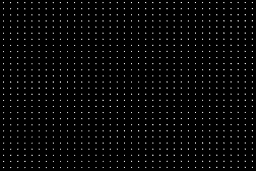
#> input picture Kernel3G.png, 256 x 171 px, shrunk from 2808 x 1872 before the run, given in place of GroundTruth1_1_1.jpg, which was not available
$ python main.py   (older library calls are emulated)
#> lines starting #> are read from the running program, lines starting #| are printed output that depends on the picture; after the words box and inside, x2 and y2 are one past the last pixel; in counts of white or black regions, pixels touching at a corner belong together; long printed decimals are rounded; pictures that were not available may be replaced by others from this repository, and a replacement may not be noted
import argparse
import numpy as np
import matplotlib.pyplot as plt
from skimage.measure import compare_ssim as ssim
import cv2


def psnr(img1, img2):
    mse = np.mean((img1 - img2)**2)
    if mse == 0:
        return 100
    PIXEL_MAX = 255.0
    return 20 * np.log10(PIXEL_MAX / np.sqrt(mse))

# [15 lines left out: function full_inverse, not called in this run]

def truncated_inverse(r):
    dist_matrix = np.zeros((2*img_rows, 2*img_cols))
    for i in range(2*img_rows):
        for j in range(2*img_cols):
            if ((i-img_rows)**2 + (j-img_cols)**2) < r**2:
                dist_matrix[i][j] = 1
    for channel in range(num_channels):
        G = np.fft.fftshift(np.fft.fft2(blurred_img[:, :, channel], (2*img_rows, 2*img_cols)))
        H = np.fft.fftshift(np.fft.fft2(kernel, (2*img_rows, 2*img_cols)))
        H = H / 255.0
        F_hat[:, :, channel] = G * dist_matrix / H
        a = np.nan_to_num(F_hat[:, :, channel])
        f_hat[:, :, channel] = np.real(np.fft.ifft2(np.fft.ifftshift(a)))

    out_image = f_hat[:img_rows, :img_cols, :]
    out_image = np.abs(out_image)
    max_val = np.max(out_image)
    out_image = out_image / max_val
    out_image = (out_image * 255.0).astype(np.uint8)
    return out_image

# [33 lines left out: functions wiener, constrained_least_squares, not called in this run]


parser = argparse.ArgumentParser()
parser.add_argument("-a", "--algo", help="full_inv/trunc_inv/wiener", type=str)
parser.add_argument("-p", "--parameter", help="parameter for different methods", type=float)
args = parser.parse_args()

original_img = cv2.imread("images/GroundTruth1_1_1.jpg")
#> original_img is the input picture: shape (171, 256, 3); min 0, max 15, mean 0.399
original_img = cv2.cvtColor(original_img, cv2.COLOR_BGR2RGB)

bgr_img = cv2.imread('images/Blurry1_1.jpg')
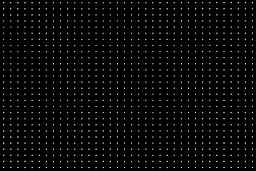
#> input picture Kernel4G.png, 256 x 171 px, shrunk from 2808 x 1872 before the run, given in place of Blurry1_1.jpg, which was not available
#> bgr_img is the input picture: shape (171, 256, 3); min 0, max 21, mean 0.6
img_rows, img_cols, num_channels = bgr_img.shape
#> img_rows = 171; img_cols = 256; num_channels = 3
blurred_img = cv2.cvtColor(bgr_img, cv2.COLOR_BGR2RGB)

kernel = cv2.imread('Kernel1G_SingleTile.png', 0)
#> kernel: shape (171, 256); min 0, max 21, mean 0.6
F_hat = np.zeros(shape=(2*img_rows, 2*img_cols, num_channels), dtype=np.complex64)
f_hat = np.zeros((2*img_rows, 2*img_cols, num_channels))

if args.algo == "full_inv":
    output = full_inverse()
elif args.algo == "trunc_inv":
    output = truncated_inverse(args.parameter)
elif args.algo == "wiener":
    output = wiener(args.parameter)
elif args.algo == "cls":
    output = constrained_least_squares(args.parameter)
else:
    output = truncated_inverse(200)
#> after the loop in truncated_inverse, `for i in range(2*img_rows):`:
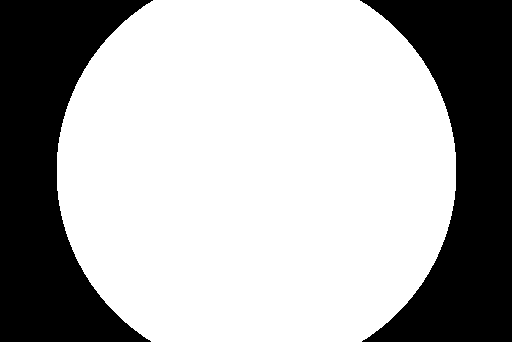
#> dist_matrix: shape (342, 512) float64; values 0 (black) and 1 (white), 67.1% white; 2 black regions, box (x1, y1, x2, y2) and area: (0, 0, 153, 342) 28982, (360, 0, 512, 342) 28640
#> in truncated_inverse, `out_image = f_hat[:img_rows, :img_cols, :]`:
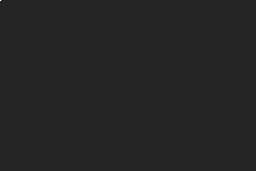
#> out_image: shape (171, 256, 3) float64; min -29.2, max 171.1, mean 0; drawn with min black and max white
#> in truncated_inverse, `out_image = np.abs(out_image)`:
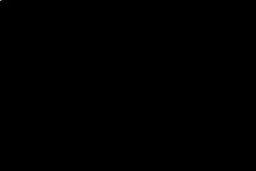
#> out_image: shape (171, 256, 3) float64; min 4.62e-07, max 171.1, mean 0
#> in truncated_inverse, `max_val = np.max(out_image)`: max_val = 171.1
print(psnr(original_img, blurred_img))
#> in psnr, `mse = np.mean((img1 - img2)**2)`: mse = 0.981
#| 48.216
print(psnr(original_img, output))
#| 43.391
print(ssim(original_img, blurred_img, multichannel=True))
#| 0.9787
print(ssim(original_img, output, multichannel=True))
#| 0.9303
plt.subplot(131), plt.imshow(original_img)
plt.title('Original image'), plt.xticks([]), plt.yticks([])
plt.subplot(132), plt.imshow(blurred_img)
plt.title('Distorted image'), plt.xticks([]), plt.yticks([])
plt.subplot(133), plt.imshow(output)
plt.title('Restored image'), plt.xticks([]), plt.yticks([])
plt.show()
